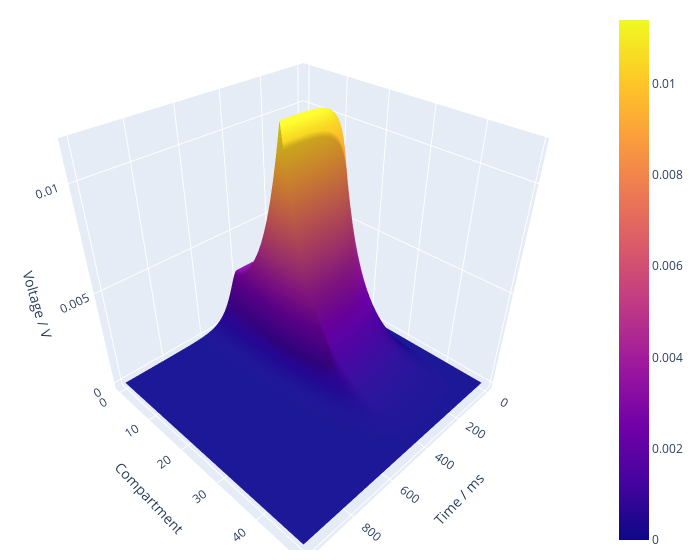

Source (notebook cell):
### Code cell
import plotly.graph_objects as go
fig = go.Figure(data=go.Surface(z=v))
fig.update_layout(scene = dict(
                    xaxis_title='Time / ms',
                    yaxis_title='Compartment',
                    zaxis_title='Voltage / V'),
                    width=700,
                    margin=dict(r=20, b=10, l=10, t=10))
fig.show()
# fig.write_image("fig1.png")

### Figure 1 — Plotly figure (JSON) as saved in the notebook; plotly's stock layout.template omitted (floating-point values rounded to 4 significant figures; data arrays with more than 128 entries replaced by an {"elided": "..."} marker saying what was removed)
{"data": [{"type": "surface", "z": {"elided": "50x1000 float values"}}], "layout": {"margin": {"b": 10, "l": 10, "r": 20, "t": 10}, "scene": {"xaxis": {"title": {"text": "Time / ms"}}, "yaxis": {"title": {"text": "Compartment"}}, "zaxis": {"title": {"text": "Voltage / V"}}}, "width": 700}}
